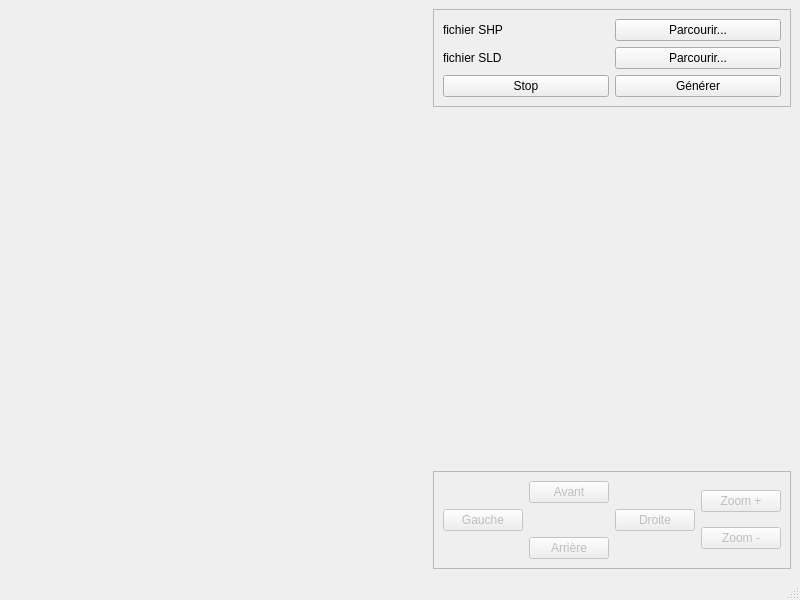
<?xml version="1.0" encoding="UTF-8"?>
<ui version="4.0">
 <class>MainWindow</class>
 <widget class="QMainWindow" name="MainWindow">
  <property name="geometry">
   <rect>
    <x>0</x>
    <y>0</y>
    <width>800</width>
    <height>600</height>
   </rect>
  </property>
  <property name="windowTitle">
   <string>MainWindow</string>
  </property>
  <widget class="QWidget" name="centralwidget">
   <layout class="QHBoxLayout" name="horizontalLayout">
    <item>
     <layout class="QVBoxLayout" name="verticalLayout_3">
      <item>
       <layout class="QVBoxLayout" name="layout_scene">
        <property name="sizeConstraint">
         <enum>QLayout::SetMaximumSize</enum>
        </property>
       </layout>
      </item>
      <item>
       <spacer name="horizontalSpacer">
        <property name="orientation">
         <enum>Qt::Horizontal</enum>
        </property>
        <property name="sizeHint" stdset="0">
         <size>
          <width>40</width>
          <height>20</height>
         </size>
        </property>
       </spacer>
      </item>
     </layout>
    </item>
    <item>
     <layout class="QVBoxLayout" name="verticalLayout">
      <item>
       <widget class="QFrame" name="frame_parametresFichiers">
        <property name="frameShape">
         <enum>QFrame::StyledPanel</enum>
        </property>
        <property name="frameShadow">
         <enum>QFrame::Raised</enum>
        </property>
        <layout class="QGridLayout" name="gridLayout_2">
         <item row="2" column="0">
          <widget class="QPushButton" name="pushButton_stopSimu">
           <property name="text">
            <string>Stop</string>
           </property>
          </widget>
         </item>
         <item row="2" column="1">
          <widget class="QPushButton" name="pushButton_generer">
           <property name="text">
            <string>Générer</string>
           </property>
          </widget>
         </item>
         <item row="0" column="0">
          <widget class="QLabel" name="label_pathSHP">
           <property name="text">
            <string>fichier SHP</string>
           </property>
          </widget>
         </item>
         <item row="0" column="1">
          <widget class="QPushButton" name="pushButton_pathSHP">
           <property name="text">
            <string>Parcourir...</string>
           </property>
          </widget>
         </item>
         <item row="1" column="0">
          <widget class="QLabel" name="label_pathSLD">
           <property name="text">
            <string>fichier SLD</string>
           </property>
          </widget>
         </item>
         <item row="1" column="1">
          <widget class="QPushButton" name="pushButton_pathSLD">
           <property name="text">
            <string>Parcourir...</string>
           </property>
          </widget>
         </item>
        </layout>
       </widget>
      </item>
      <item>
       <spacer name="verticalSpacer">
        <property name="orientation">
         <enum>Qt::Vertical</enum>
        </property>
        <property name="sizeHint" stdset="0">
         <size>
          <width>20</width>
          <height>40</height>
         </size>
        </property>
       </spacer>
      </item>
      <item>
       <widget class="QFrame" name="frame_gestionSimu">
        <property name="enabled">
         <bool>false</bool>
        </property>
        <property name="frameShape">
         <enum>QFrame::StyledPanel</enum>
        </property>
        <property name="frameShadow">
         <enum>QFrame::Raised</enum>
        </property>
        <layout class="QHBoxLayout" name="horizontalLayout_2">
         <item>
          <layout class="QGridLayout" name="gridLayout_3">
           <item row="0" column="1">
            <widget class="QPushButton" name="pushButton_avant">
             <property name="text">
              <string>Avant</string>
             </property>
            </widget>
           </item>
           <item row="2" column="1">
            <widget class="QPushButton" name="pushButton_arriere">
             <property name="text">
              <string>Arrière</string>
             </property>
            </widget>
           </item>
           <item row="1" column="2">
            <widget class="QPushButton" name="pushButton_droite">
             <property name="text">
              <string>Droite</string>
             </property>
            </widget>
           </item>
           <item row="1" column="0">
            <widget class="QPushButton" name="pushButton_gauche">
             <property name="text">
              <string>Gauche</string>
             </property>
            </widget>
           </item>
          </layout>
         </item>
         <item>
          <layout class="QVBoxLayout" name="verticalLayout_2">
           <item>
            <widget class="QPushButton" name="pushButton_zoomPlus">
             <property name="text">
              <string>Zoom +</string>
             </property>
            </widget>
           </item>
           <item>
            <widget class="QPushButton" name="pushButton_zoomMoins">
             <property name="text">
              <string>Zoom -</string>
             </property>
            </widget>
           </item>
          </layout>
         </item>
        </layout>
       </widget>
      </item>
     </layout>
    </item>
   </layout>
  </widget>
  <widget class="QMenuBar" name="menubar">
   <property name="geometry">
    <rect>
     <x>0</x>
     <y>0</y>
     <width>800</width>
     <height>20</height>
    </rect>
   </property>
  </widget>
  <widget class="QStatusBar" name="statusbar"/>
 </widget>
 <resources/>
 <connections/>
</ui>
